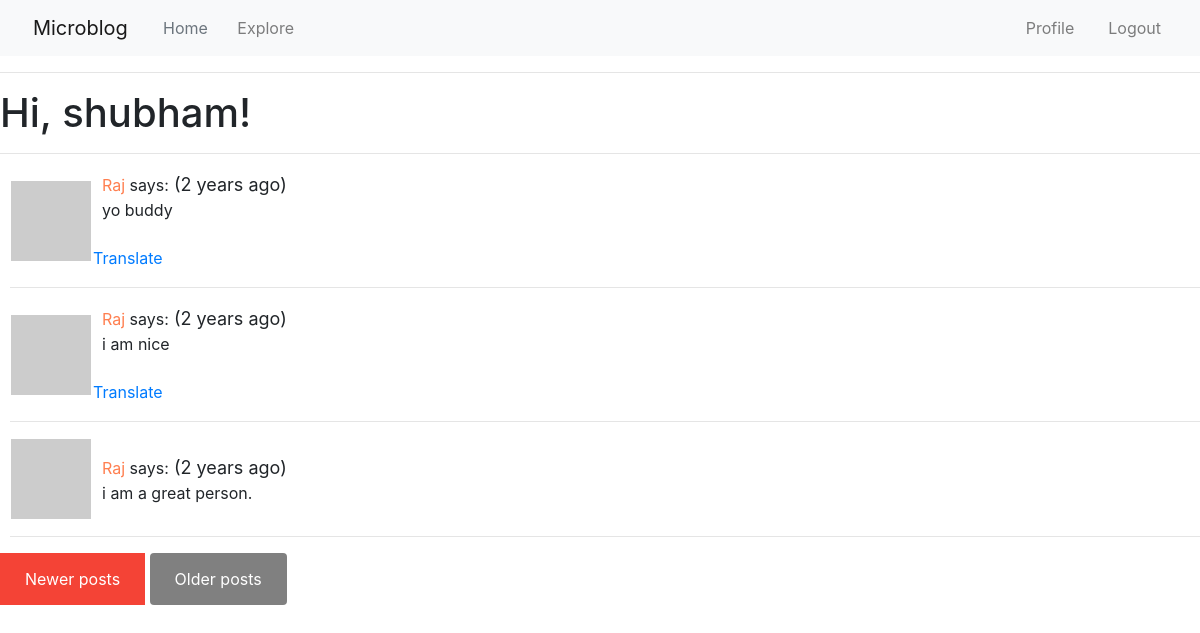
The app's page /explore?page=2 (signed in) with its own data.
### app/models.py (models this page shows, shortened)
class User(UserMixin, db.Model):
    id=db.Column(db.Integer, primary_key=True)
    username=db.Column(db.String(64), index=True, unique=True)
    email=db.Column(db.String(120), index=True, unique=True)
    password_hash=db.Column(db.String(128))
    posts=db.relationship('Post', backref='author', lazy='dynamic')
    about_me=db.Column(db.String(140))
    last_seen=db.Column(db.DateTime,default=datetime.utcnow)
    followed=db.relationship(
        'User',secondary=followers,
        primaryjoin=(followers.c.follower_id == id),
        secondaryjoin=(followers.c.followed_id == id),
        backref=db.backref('followers',lazy='dynamic'),lazy='dynamic')
    def avatar(self,size):
        digest = md5(self.email.lower().encode('utf-8')).hexdigest()
        return 'https://www.gravatar.com/avatar/{}?d=identicon&s={}'.format(digest,size)

class Post(db.Model):
    id=db.Column(db.Integer, primary_key=True)
    body=db.Column(db.String(140))
    timestamp=db.Column(db.DateTime, index=True, default=datetime.utcnow)
    language = db.Column(db.String(5))
    user_id = db.Column(db.Integer, db.ForeignKey('user.id'))

### app/routes.py (the view)
@app.route('/explore')
@login_required
def explore():
    page = request.args.get('page', 1, type=int)
    posts=Post.query.order_by(Post.timestamp.desc()).paginate(page,app.config['POSTS_PER_PAGE'],False)
    next_url = url_for('explore', page=posts.next_num) \
        if posts.has_next else None
    prev_url = url_for('explore', page=posts.prev_num) \
        if posts.has_prev else None
    return render_template("index.html", title='Explore', posts=posts.items,
                          next_url=next_url, prev_url=prev_url)

### app/models.py (called while the page is built)
@login.user_loader
def load_user(id):
    return User.query.get(int(id))

### app/routes.py (called while the page is built)
@app.before_request
def before_request():
    if current_user.is_authenticated:
        current_user.last_seen = datetime.utcnow()
        db.session.commit()
    g.locale = str(get_locale())

### app/templates/index.html (shortened to what this page needs)
{% import 'bootstrap/wtf.html' as wtf %}
{% extends "base.html" %}
{% block app_content %}
    <h1>{{ _('Hi, %(username)s!', username=current_user.username) }}</h1>
    <hr>
    <div style="padding-left: 10px;">
    {% for post in posts %}
        {% include '_post.html' %}
        <hr>
    {% endfor %}
    </div>
    {% if prev_url %}
    <a href="{{ prev_url }}" style="background-color: #f44336;
        color: white;
        padding: 14px 25px;
        text-align: center;
        text-decoration: none;
        display: inline-block;">{{_('Newer posts')}}</a>
    {% endif %}
    {% if next_url %}
    <a href="{{ next_url }}" style="background-color: grey;
    color: white;
    padding: 14px 25px;
    text-align: center;
    text-decoration: none;
    display: inline-block;
    border-radius: 4px;">{{_('Older posts')}}</a>
    {% endif %}
{% endblock %}

### app/templates/_post.html
<table>
    <tr value="top" style="">
        <div style="">
        <td><img src="{{ post.author.avatar(50) }}"></td>
        <td>
            &nbsp; <a href="{{ url_for('user' ,username=post.author.username) }}" style="text-decoration: none; color: coral;">
                {{ post.author.username }}
            </a>says:<span class="post-date" style="font-size:18px;padding-left:;"> ({{ moment(post.timestamp).fromNow() }})</span>
            <br>
            &nbsp;&nbsp;{{ post.body }}
            {% if post.language and post.language!=g.locale %}
                <br><br>
                <a href="#">{{ _('Translate') }}</a>
            {% endif %}
        </td>
        </div>
    </tr>
</table>

### records on screen
Post: author.username "Raj", timestamp "2 years ago", body "yo buddy"
Post: author.username "Raj", timestamp "2 years ago", body "i am nice"
Post: author.username "Raj", timestamp "2 years ago", body "i am a great person."
